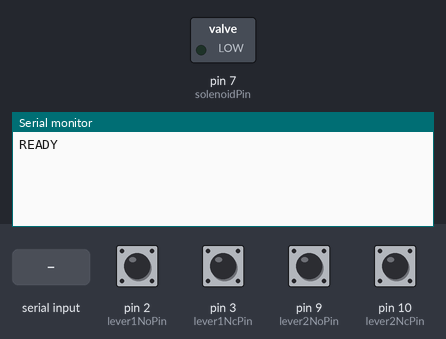
A sketch run on a simulated Arduino Uno, built with avr-gcc and run on an emulated ATmega328P. Shown: switched loads named in the sketch (green lamp = pin HIGH), the last lines printed to the serial monitor. The inputs (shaded band) are chosen by the test bench; at power-on: pin 2 (lever1NoPin), pin 3 (lever1NcPin), pin 9 (lever2NoPin), pin 10 (lever2NcPin) HIGH.

Above: at 1.2 s.
1.3 s: "SET_ACTIVE,\n" received over Serial
At 2.3 s:
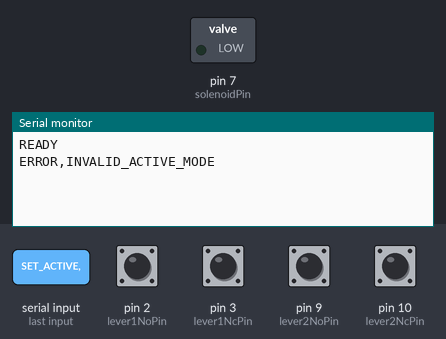
2.8 s: "BOTH\n" received over Serial
At 3.4 s:
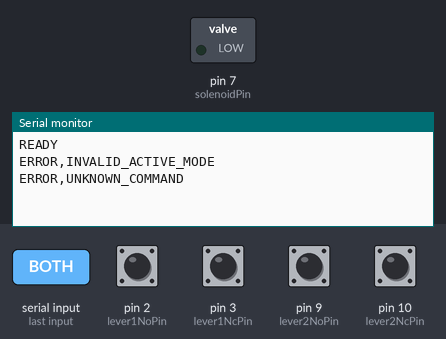
4.3 s: "START\n" received over Serial
At 5.7 s:
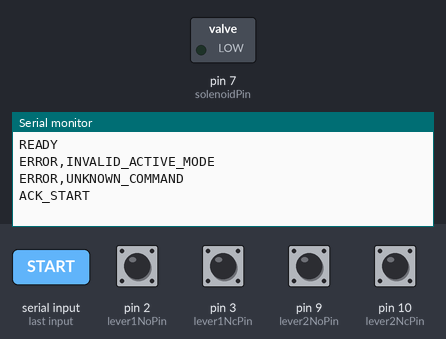

The sketch:

arduinoDeliverWaterSelectableLevers.ino
```cpp
/*
  deliverWaterSelectableLevers

  Lever 1: NO -> 2, NC -> 3, COM -> GND
  Lever 2: NO -> 9, NC -> 10, COM -> GND
  Pin 7 -> active-HIGH solenoid DRIVER input.
  Never connect the 24 V valve coil directly to an Arduino pin.

  Serial: 115200 baud, newline-terminated commands.
    SET_ACTIVE,BOTH / SET_ACTIVE,LEVER1 / SET_ACTIVE,LEVER2
      -> ACK_ACTIVE,<mode> (configure while stopped, before START)
    START -> ACK_START (repeated START does not reset a running session)
    STOP  -> ACK_STOP after the current water pulse has finished
    Boot  -> READY

  Both levers are logged:
    PRESS,<pressNumber>,<leverId>,<water>,<pressDetectionMillis>
  The 1 means the valve was commanded on, not measured water delivery.
  The 0 means no water command (inactive lever or canceled queued reward).
  Overlapping presses wait in a FIFO for separate pulses.
  STOP finishes an already started pulse, then logs waiting presses with
  water=0, without rewarding them, before ACK_STOP.
  Default mode is BOTH. The selected mode stays fixed until STOP.
*/

const byte lever1NoPin = 2;
const byte lever1NcPin = 3;
const byte lever2NoPin = 9;
const byte lever2NcPin = 10;
const byte solenoidPin = 7;

const unsigned long debounceMs = 10;
const unsigned long solenoidMs = 220;
const unsigned long valveClosedGapMs = 50;
const byte valveOnLevel = HIGH;
const byte valveOffLevel = LOW;

enum LeverState { RELEASED, PRESSED, INVALID };

struct Lever {
  byte noPin;
  byte ncPin;
  byte id;
  LeverState raw;
  LeverState stable;
  unsigned long rawChangedAt;
  bool armed;
};

Lever lever1 = {lever1NoPin, lever1NcPin, 1, INVALID, INVALID, 0, false};
Lever lever2 = {lever2NoPin, lever2NcPin, 2, INVALID, INVALID, 0, false};

struct PressEvent {
  unsigned long number;
  unsigned long detectedAt;
  byte leverId;
  bool eligible;
};

const byte queueCapacity = 32;
PressEvent rewardQueue[queueCapacity];
byte queueHead = 0;
byte queueTail = 0;
byte queueCount = 0;

bool sessionActive = false;
bool stopPending = false;
bool valveActive = false;
bool gapActive = false;
unsigned long valveStartedAt = 0;
unsigned long valveClosedAt = 0;
unsigned long pressNumber = 0;
byte activeLever = 0; // 0 = BOTH, 1 = LEVER1, 2 = LEVER2

char commandBuffer[24];
byte commandLength = 0;
bool commandOverflow = false;

LeverState readLever(const Lever &lever) {
  bool noClosed = digitalRead(lever.noPin) == LOW;
  bool ncClosed = digitalRead(lever.ncPin) == LOW;
  if (noClosed && !ncClosed) return PRESSED;
  if (!noClosed && ncClosed) return RELEASED;
  return INVALID;
}

void clearQueue() {
  queueHead = queueTail = queueCount = 0;
}

void finishStopIfReady() {
  if (stopPending && !valveActive && queueCount == 0) {
    stopPending = false;
    Serial.println(F("ACK_STOP"));
  }
}

void requestStop() {
  sessionActive = false;
  stopPending = true;
  finishStopIfReady();
}

void enqueuePress(byte leverId, unsigned long nowMs) {
  if (queueCount >= queueCapacity) {
    // Fail visibly rather than silently dropping rewards and continuing.
    Serial.println(F("ERROR,REWARD_QUEUE_FULL,SESSION_STOPPED"));
    requestStop();
    return;
  }

  PressEvent &event = rewardQueue[queueTail];
  event.number = ++pressNumber;
  event.detectedAt = nowMs;
  event.leverId = leverId;
  event.eligible = (activeLever == 0 || activeLever == leverId);
  queueTail = (queueTail + 1) % queueCapacity;
  queueCount++;
}

void updateLever(Lever &lever, unsigned long nowMs) {
  LeverState state = readLever(lever);
  if (state != lever.raw) {
    lever.raw = state;
    lever.rawChangedAt = nowMs;
  }

  if (nowMs - lever.rawChangedAt < debounceMs) return;
  lever.stable = state;

  if (state == RELEASED) {
    lever.armed = true;
  } else if (state == PRESSED && lever.armed) {
    // Only a debounced release can rearm this lever.
    // INVALID contact states cannot create repeated rewards while held.
    lever.armed = false;
    if (sessionActive) enqueuePress(lever.id, nowMs);
  }
}

void serviceValve(unsigned long nowMs) {
  if (valveActive && nowMs - valveStartedAt >= solenoidMs) {
    digitalWrite(solenoidPin, valveOffLevel);
    valveActive = false;
    valveClosedAt = nowMs;
    gapActive = true;
  }

  finishStopIfReady();
  if (queueCount == 0) return;

  PressEvent event = rewardQueue[queueHead];
  bool giveWater = sessionActive && event.eligible;
  // During STOP, finish the current pulse before draining canceled events.
  if (stopPending && valveActive) return;
  if (giveWater) {
    if (valveActive) return;
    if (gapActive && nowMs - valveClosedAt < valveClosedGapMs) return;
  }
  queueHead = (queueHead + 1) % queueCapacity;
  queueCount--;

  if (giveWater) {
    digitalWrite(solenoidPin, valveOnLevel);
    valveStartedAt = millis();
    valveActive = true;
    gapActive = false;
  }

  Serial.print(F("PRESS,"));
  Serial.print(event.number);
  Serial.print(',');
  Serial.print(event.leverId);
  Serial.print(',');
  Serial.print(giveWater ? 1 : 0);
  Serial.print(',');
  Serial.println(event.detectedAt);
  finishStopIfReady();
}

void handleCommand() {
  commandBuffer[commandLength] = '\0';
  if (strncmp(commandBuffer, "SET_ACTIVE,", 11) == 0) {
    if (sessionActive || stopPending) {
      Serial.println(F("ERROR,STOP_BEFORE_SETTING_MODE"));
      return;
    }
    const char *mode = commandBuffer + 11;
    if (strcmp(mode, "BOTH") == 0) {
      activeLever = 0;
    } else if (strcmp(mode, "LEVER1") == 0) {
      activeLever = 1;
    } else if (strcmp(mode, "LEVER2") == 0) {
      activeLever = 2;
    } else {
      Serial.println(F("ERROR,INVALID_ACTIVE_MODE"));
      return;
    }
    Serial.print(F("ACK_ACTIVE,"));
    Serial.println(mode);
  } else if (strcmp(commandBuffer, "START") == 0) {
    if (stopPending) {
      Serial.println(F("ERROR,STOP_IN_PROGRESS"));
      return;
    }
    if (!sessionActive) {
      clearQueue();
      pressNumber = 0;
      // Require a stable release after START before accepting a press.
      lever1.armed = false;
      lever2.armed = false;
      sessionActive = true;
    }
    Serial.println(F("ACK_START"));
  } else if (strcmp(commandBuffer, "STOP") == 0) {
    requestStop();
  } else if (commandLength != 0) {
    Serial.println(F("ERROR,UNKNOWN_COMMAND"));
  }
}

void readCommands() {
  // Bound work per loop so serial input cannot starve valve timing.
  byte bytesRead = 0;
  while (Serial.available() > 0 && bytesRead < 32) {
    char c = Serial.read();
    bytesRead++;
    if (c == '\n') {
      if (commandOverflow) {
        Serial.println(F("ERROR,COMMAND_TOO_LONG"));
      } else {
        handleCommand();
      }
      commandLength = 0;
      commandOverflow = false;
    } else if (c != '\r') {
      if (commandLength < sizeof(commandBuffer) - 1) {
        commandBuffer[commandLength++] = c;
      } else {
        commandOverflow = true;
      }
    }
  }
}

void setup() {
  digitalWrite(solenoidPin, valveOffLevel);
  pinMode(solenoidPin, OUTPUT);
  pinMode(lever1NoPin, INPUT_PULLUP);
  pinMode(lever1NcPin, INPUT_PULLUP);
  pinMode(lever2NoPin, INPUT_PULLUP);
  pinMode(lever2NcPin, INPUT_PULLUP);
  Serial.begin(115200);
  Serial.println(F("READY"));
}

void loop() {
  readCommands();
  unsigned long nowMs = millis();
  updateLever(lever1, nowMs);
  updateLever(lever2, nowMs);
  serviceValve(millis());
}
```

Measured:
- after the input at 1.3 s, the serial monitor: prints a new line at once (image 1)
- after the input at 2.8 s, the serial monitor: prints a new line at once (image 2)
- after the input at 4.3 s, the serial monitor: prints a new line at once (image 3)
